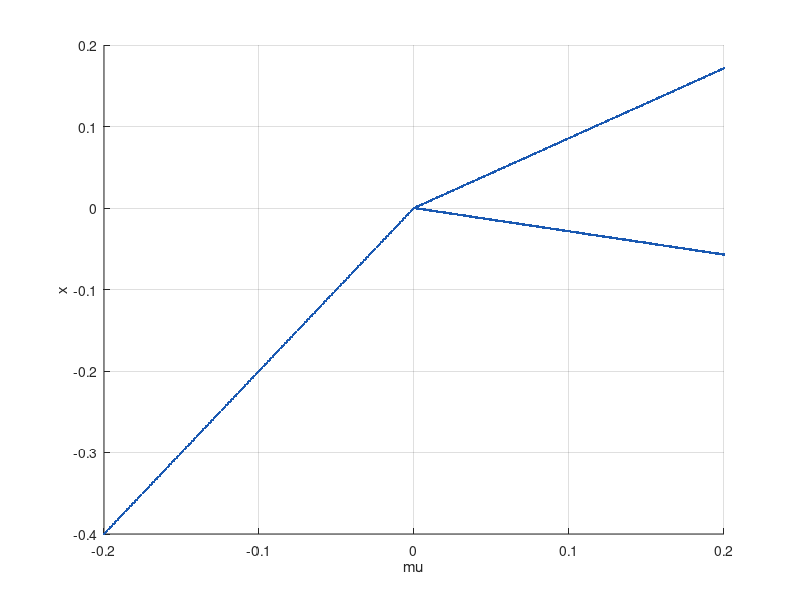

Recreate this plot in MATLAB.
function border_collision_v3
% Continuous map, slopes 1/2 and -3/2; stable fixed point becomes a 2-cycle.
mu=linspace(-0.2,0.2,401); x=zeros(size(mu));
figure; hold on
for j=1:180
    left=x<=0;
    x=mu+(0.5*left-1.5*(~left)).*x;
    if j>160, plot(mu,x,'.','Color',[0.1,0.35,0.7]); end
end
xlabel('mu'); ylabel('x'); grid on
end
